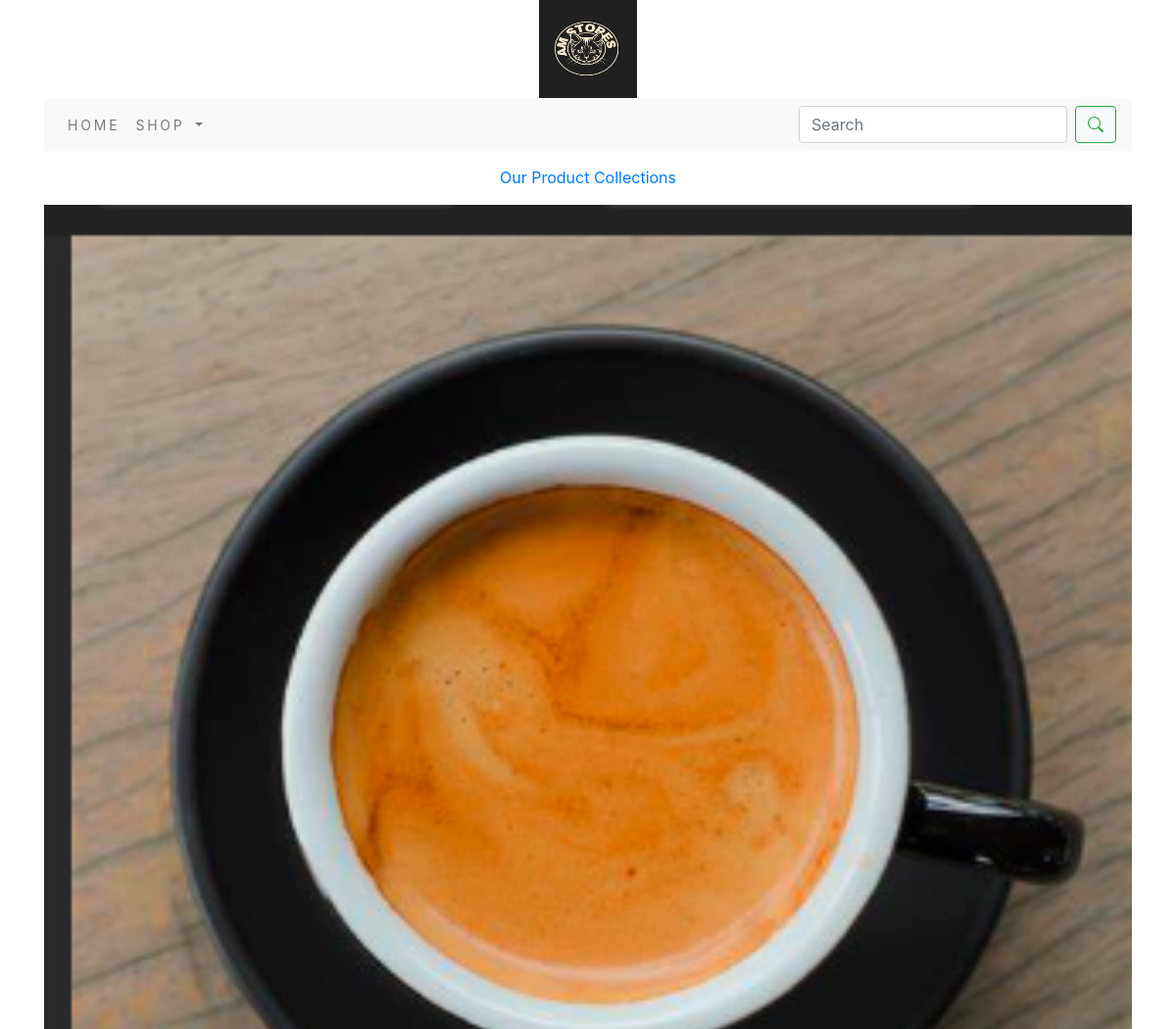
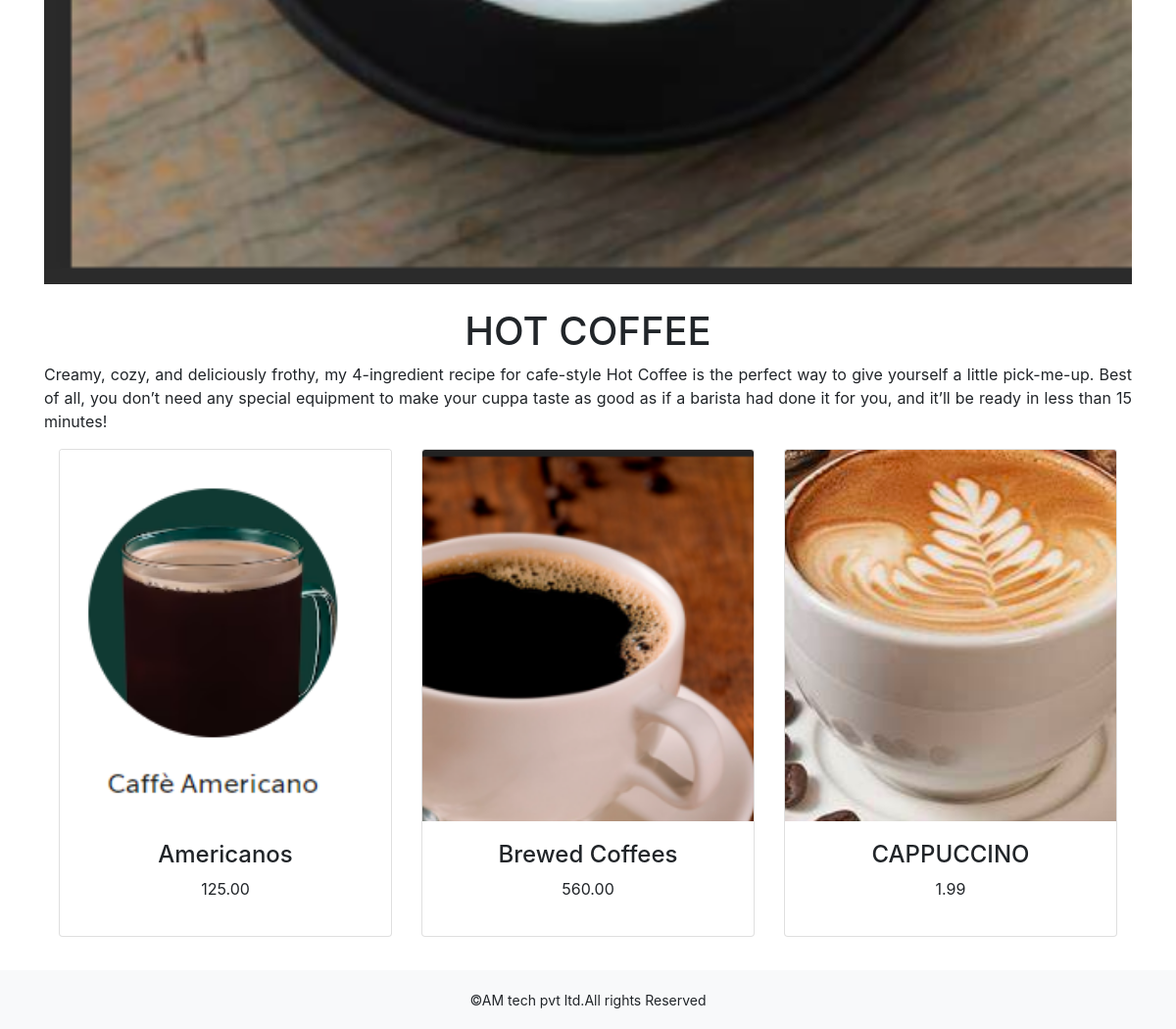
/home/hot-coffee/, run on the app's committed database (2 pictures, top to bottom).
### ecommerceapp/models.py (models this page shows, shortened)
class Category(models.Model):
    name=models.CharField(max_length=250,unique=True)
    slug=models.SlugField(max_length=250,unique=True)
    description=models.TextField(blank=True)
    image=models.ImageField(upload_to='category',blank=True)
    class Meta:
        ordering=('name',)
        verbose_name='category'
        verbose_name_plural='categories'
    def get_url(self):
        return reverse('ecommerceapp:products_by_category',args=(self.slug,))

class Product(models.Model):
    name=models.CharField(max_length=250,unique=True)
    slug=models.SlugField(max_length=250, unique=True)
    description=models.TextField(blank=True)
    price=models.DecimalField(max_digits=10,decimal_places=2)
    category=models.ForeignKey(Category,on_delete=models.CASCADE)
    image=models.ImageField(upload_to='product',blank=True)
    stock=models.IntegerField()
    available=models.BooleanField(default=True)
    created=models.DateTimeField(auto_now_add=True)
    updated=models.DateTimeField(auto_now=True)
    def get_url(self):
        return reverse('ecommerceapp:prodCatdetail', args=[self.category.slug,self.slug])
    class Meta:
        ordering=('name',)
        verbose_name='product'
        verbose_name_plural='products'

### ecommerceapp/views.py (the view)
# urls.py: path('', views.allProdCat, name='allProdCat'),
def allProdCat(request,c_slug=None):
        c_page=None
        products_list=None
        if c_slug!=None:
            c_page=get_object_or_404(Category,slug=c_slug)
            products_list=Product.objects.all().filter(category=c_page,available=True)
        else:
            products_list=Product.objects.all().filter(available=True)
        paginator=Paginator(products_list,6)
        try:
            page=int(request.GET.get('page','1'))
        except:
            page=1
        try:
            products=paginator.page(page)
        except (EmptyPage,InvalidPage):
            products=paginator.page(paginator.num_pages)
        return render(request,"category.html",{'category':c_page,'products':products})

### cart/context_processors.py (called while the page is built)
def counter(request):
    item_count=0
    if 'admin' in request.path:
        return {}
    else:
        try:
            cart=Cart.objects.filter(cart_id=_cart_id(request))
            cart_items=CartItem.objects.all().filter(cart=cart[:1])
            for cart_item in cart_items:
                item_count += cart_item.quantity
        except Cart.DoesNotExist:
            item_count=0
    return dict(item_count=item_count)

### cart/views.py (called while the page is built)
def _cart_id(request):
    cart=request.session.session_key
    if not cart:
        cart=request.session.create()
    return cart

### ecommerceapp/context_processors.py (called while the page is built)
def menu_links(request):
    links=Category.objects.all()
    return dict(links=links)

### template/category.html (shortened to what this page needs)
{% extends 'base.html' %}
{% load static %}
{% block content %}
    {% if category %}
            <div>
              <div class="row my_row_class">
                  <div class="mx-auto">
                <p><a href="{% url 'ecommerceapp:allProdCat' %}">Our Product Collections</a></p>
              </div>
                  </div>
            </div>
    {% endif %}
<div class="mx-auto">
  {% if category %}
        <img class="my_image" src="{{category.image.url}}" alt="{{category.name}}">
</div>
    <br>
<div>
  <h1 class="text-center my-title">{{category.name}}</h1>
  <p class="text-justify">{{category.description}}</p>
</div>
{% endif %}
<div class="container">
  <div class="row mx_auto">
    {% for product in products.object_list %}
    <div class="my_bottom_margin col-9 col-sm-12 col-md-4  col-lg-4">
      <div class="card text-center" style="min-width:18rem;">
        <a href="{{ product.get_url }}"><img class="card-img-top my_image" src="{{ product.image.url }}" alt="{{ product.name }}"></a>
        <div class="card-body">
          <h4>{{product.name}}</h4>
          <p>{{product.price}}</p>
        </div>
      </div>
    </div>
    {% endfor %}
  </div>
    <br>
</div>
{% endblock %}

### static/css/custom.css (style rules this page uses)
.my_row_class { padding-top:15px; }
.my_image { width:100%; height:auto; }
.my_bottom_margin { margin-bottom:10px; }

### data on the page
Category: image (picture), name "HOT COFFEE", description "Creamy, cozy, and deliciously frothy, my 4-ingredient recipe for cafe-style Hot Coffee is the perfect way to give yourself a little pick-me-up. Best of all, you don’t need any special equipment to make your cuppa taste as good as if a barista had done it for you, and it’ll be ready in less than 15 minutes!"
Product: image (picture), name "Americanos", price "125.00"
Product: image (picture), name "Brewed Coffees", price "560.00"
Product: image (picture), name "CAPPUCCINO", price "1.99"
